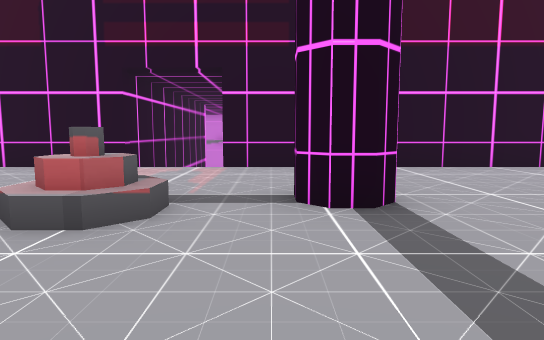
view 1 (above)

12 first-person views from a walk through a 3-D level made in the Godot game engine. The camera is 1.4 m above the floor, tilts 6° down and sees 75° across. The floor is counted in squares, 2 m on a side. Each view is taken from the middle of a square. On the plan, view 1 faces up. The plan holds only what a view shows up to about 11 squares ahead; the rest is blank. The place goes on beyond the plan. Characters and animated objects are not drawn. Some surface patterns are stand-ins.

view 2
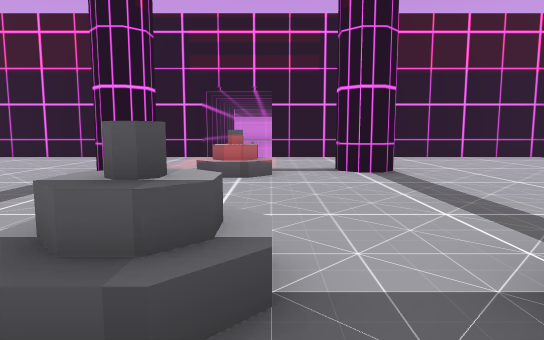

view 3
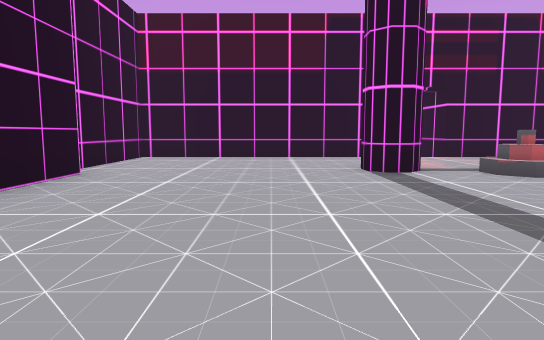

view 4
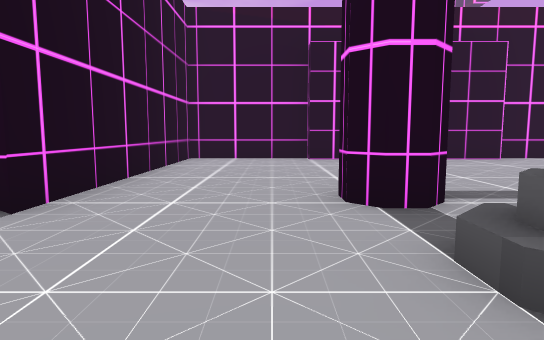

view 5
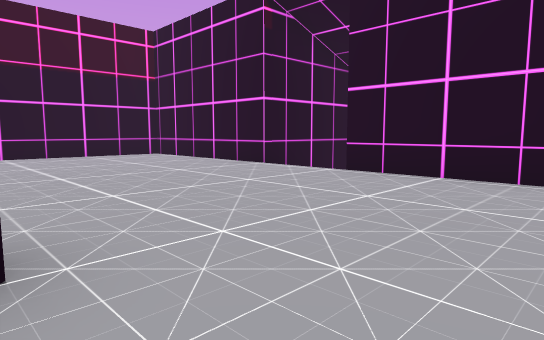

view 6
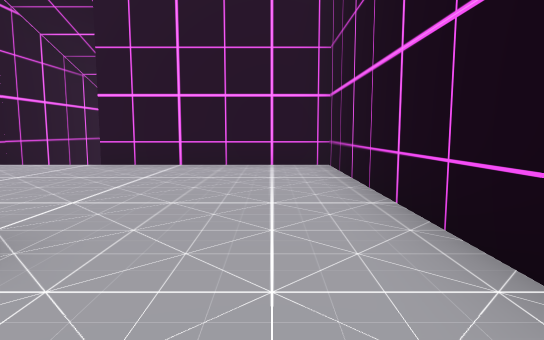

view 7
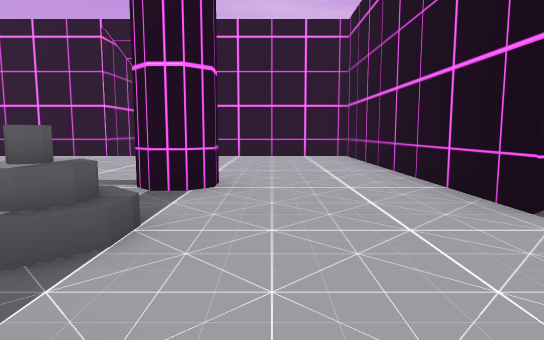

view 8
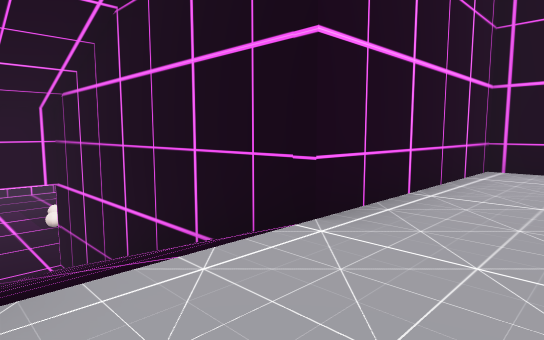

view 9
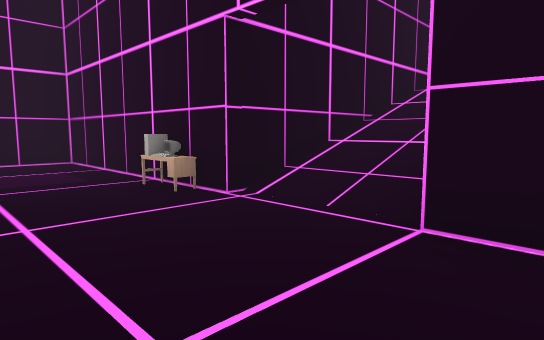

view 10
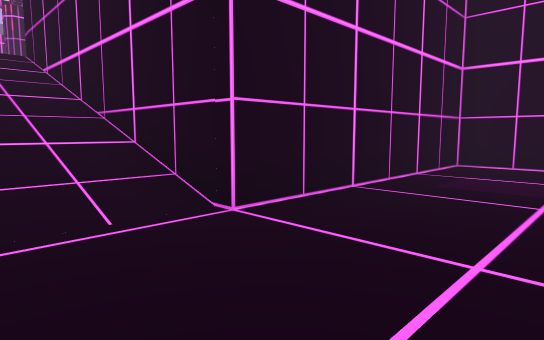

view 11
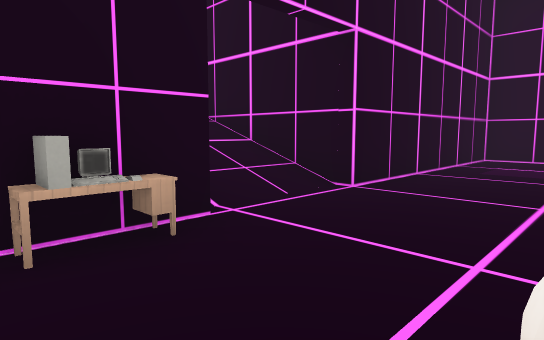

view 12
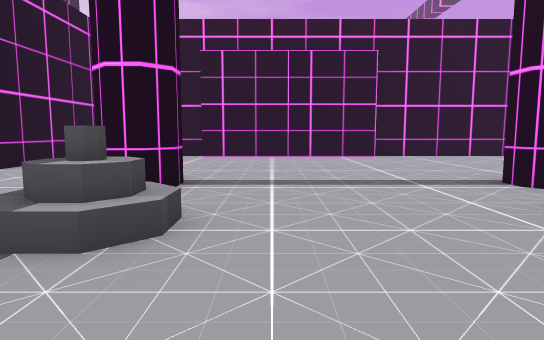

### Floor plan
Key: @ floor where view 1 was taken; # wall or solid block; . main floor; - floor 5 m lower than the main floor; / step, stairs or slope; K keyboard; E desk; O other object.
Columns run from 10 left of view 1 to 17 right of it. Each row starts with its distance up from view 1.
 11        #
 10        #
  9        #
  8 ######## #########      ###
  7 #................#      #--
  6 #................#      #--
  5 #................#      #--
  4 #.....#....#.....#      #---
  3 #.......//.......#      #---
  2 #................########---
  1 #................////////---
  0 #.........@......////////K--
 -1 #.......//.......########E-O
 -2 #.....#.//.#.....#      #---
 -3 #................#      #--
 -4 #................#      #--
 -5 #................#      #--
 -6 ######## #########      ###

Positions as (right, up) in squares from view 1, and headings:
1: (0, 0), facing up
2: (-1, -3), facing up
3: (-6, -3), facing up
4: (0, -3), facing left
5: (1, -4), facing up-right
6: (-1, -4), facing right
7: (-4, -3), facing right
8: (5, 2), facing down-right
9: (17, 3), facing down-left
10: (17, 0), facing up-left
11: (17, -2), facing up-left
12: (1, 0), facing left
